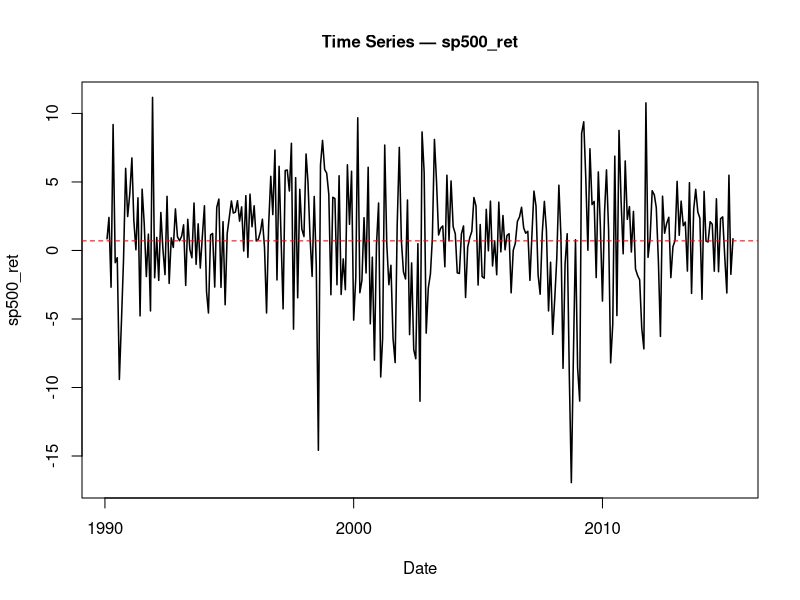
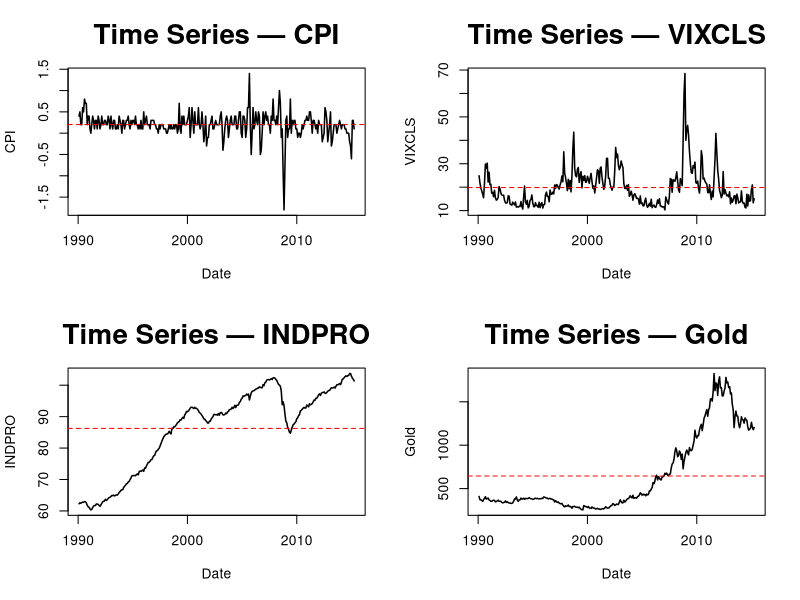
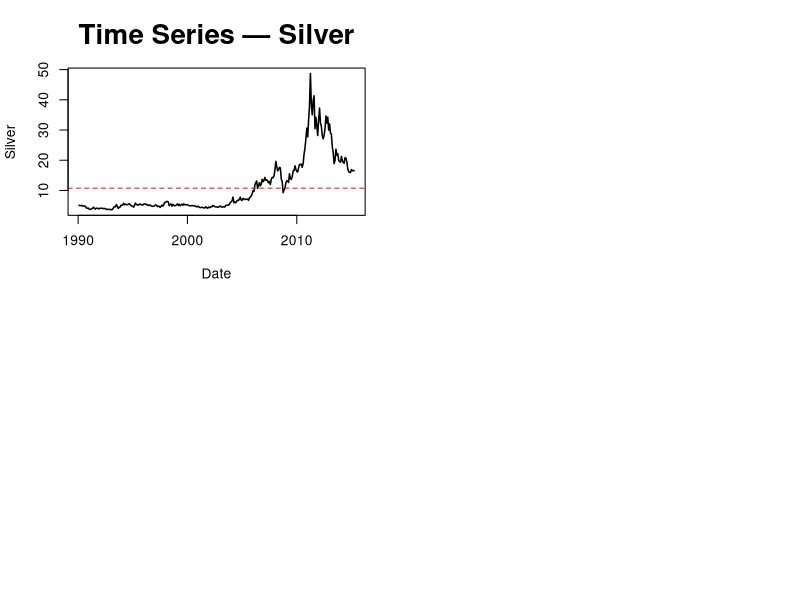
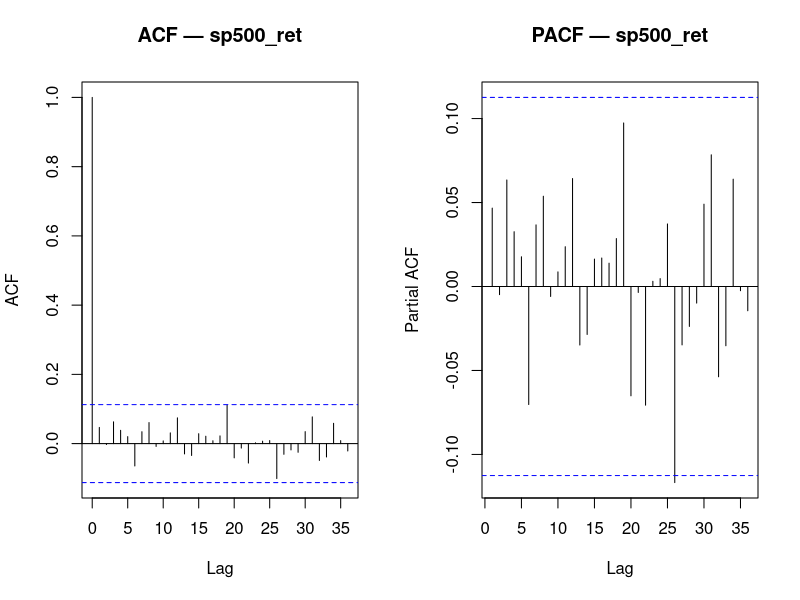
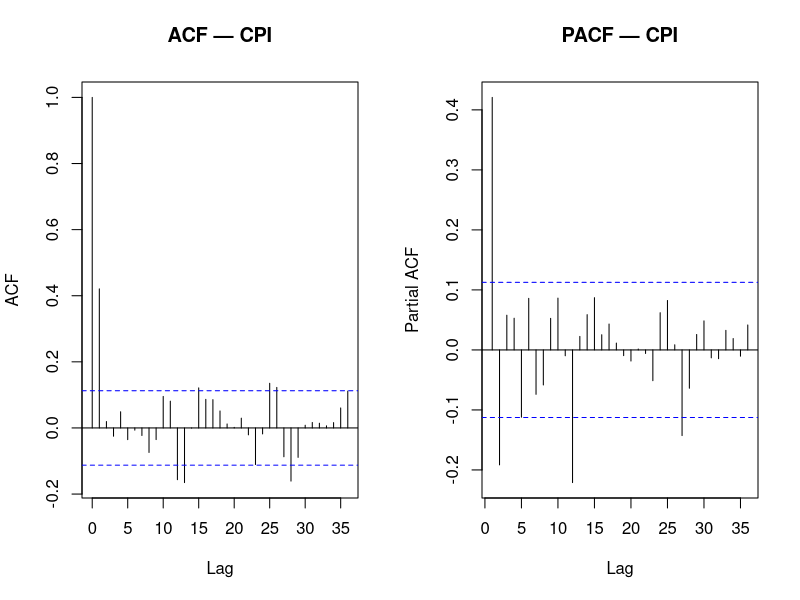
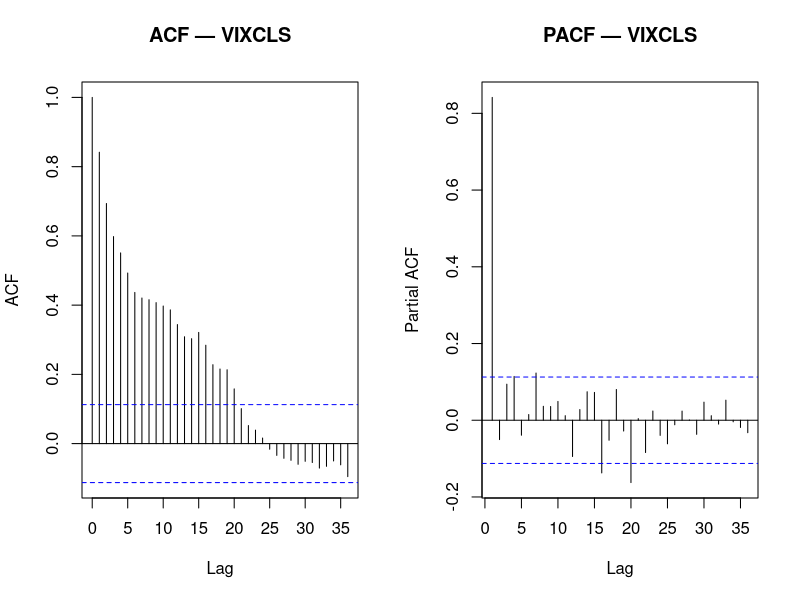
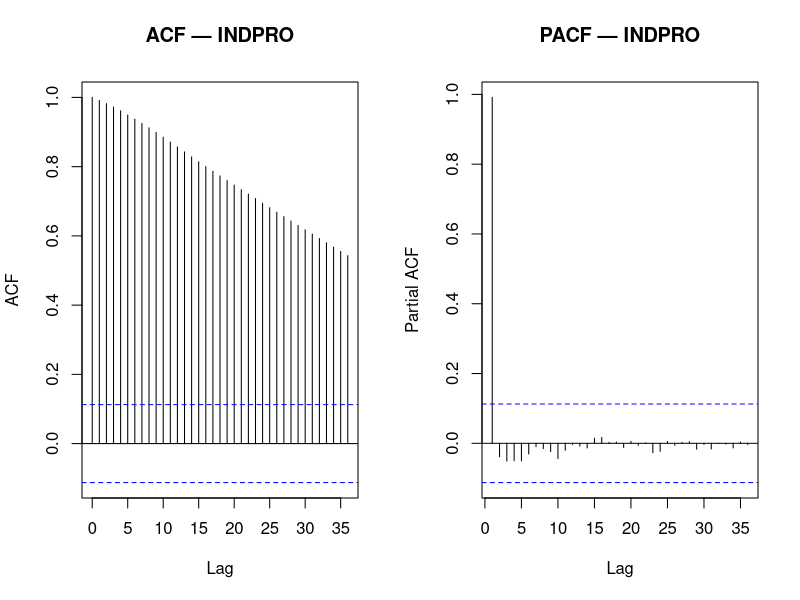
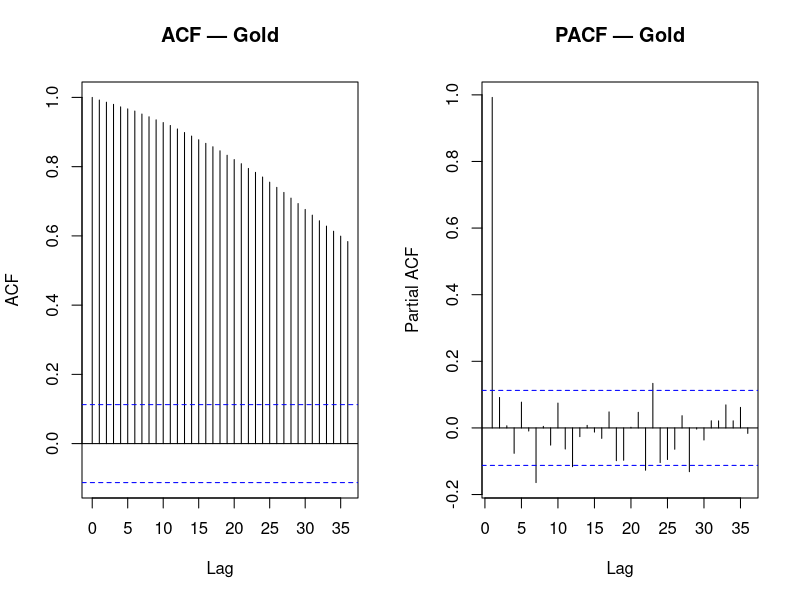

These charts were generated, in order, by the following R code:
train_end   <- c(2015, 4)
holdout_start <- c(2015, 5)


data <- read.csv("data/processed/cleanedData.csv")

# FIX: Parse "YYYY-MM" dates by appending "-01" so as.Date() can read them
data$observation_date <- as.Date(paste0(data$observation_date, "-01"))

data_ts <- ts(data$sp500_ret, start = c(1990,2), frequency = 12)

train   <- window(data_ts, start = c(1990,2), end = train_end)
ntrain <- length(train)
holdout <- window(data_ts, start = holdout_start)

# Subset data to training period only
train_data <- data[1:length(train),]

vars <- c("CPI", "VIXCLS", "INDPRO", "Gold", "Silver")

# ── Time series plot analysis ────────────────────────────────────────────────
par(mfrow = c(1, 1))
dates <- train_data$observation_date[!is.na(train_data[["sp500_ret"]])]
plot(dates, na.omit(train_data[["sp500_ret"]]),
     type = "l", lwd = 1.5,
     xlab = "Date", ylab = "sp500_ret",
     main = "Time Series — sp500_ret", cex.main = 1)

abline(h = mean(na.omit(train_data[["sp500_ret"]])), col = "red", lty = 2, lwd = 1)



par(mfrow = c(2, 2))

for (v in vars) {
  # FIX: Use train_data instead of train (since train is a ts object)
  x     <- na.omit(train_data[[v]]) 
  dates <- train_data$observation_date[!is.na(train_data[[v]])]
  
  plot(dates, x,
       type = "l", lwd = 1.5,
       xlab = "Date", ylab = v,
       main = paste("Time Series —", v), cex.main = 2)
  
  abline(h = mean(x), col = "red", lty = 2, lwd = 1)
}

par(mfrow = c(1, 1))


# ── ACF/PACF analysis ────────────────────────────────────────────────
vars <- c("sp500_ret", vars)
plot_acf_pacf <- function(var_name, df, lag.max = 36) {
  x <- na.omit(df[[var_name]])
  par(mfrow = c(1, 2))
  
  acf(x,  lag.max = lag.max,
      main = paste("ACF —", var_name), cex.main = 3)
  
  pacf(x, lag.max = lag.max,
       main = paste("PACF —", var_name), cex.main = 3)
}

for (v in vars) {
  plot_acf_pacf(v, train_data)
}


# ── Variogram function ────────────────────────────────────────────────
variogram <- function(y, lagmax = 10, iprint = FALSE) {
  G  <- rep(1, lagmax)
  n  <- length(y)
  if (lagmax > n) lagmax <- n - 2
  y1 <- y[-1]; y2 <- y[-n]
  d1 <- y1 - y2; denom <- var(d1)
  for (k in 2:lagmax) {
    y1 <- y[(k+1):n]; y2 <- y[1:(n-k)]
    dk <- y1 - y2
    G[k] <- var(dk) / denom
  }
  ac <- c(acf(y, plot = FALSE, lag.max = lagmax)$acf)
  H  <- (1 - ac[-1]) / (1 - ac[2])
  if (iprint) print(cbind(G, H))
  list(G = G, H = H)
}



# ── Variogram analysis ────────────────────────────────────────────────
par(mfrow = c(2, 2))

for (v in vars) {
  x    <- na.omit(train_data[[v]])
  vg   <- variogram(x, lagmax = 12)
  lags <- 1:12
  
  matplot(lags, cbind(vg$G, vg$H),
          type = "b", pch = c(16, 17), 
          col = c("steelblue", "darkorange"), lwd = 2.5,
          xlab = "Lag (months)", ylab = "variogram",
          main = paste("Variogram —", v), cex.main = 2.5)
  
  abline(h = 1, col = "black", lty = 2, lwd = 1.5)
  
  legend("bottomright",
         legend = c("G", "H"),
         col = c("steelblue", "darkorange"),
         pch = c(16, 17), lwd = 2, bty = "n", 
         cex = 3)
}

par(mfrow = c(1, 1))


# ── CCF analysis ────────────────────────────────────────────────
indpro_diff = diff(data$INDPRO)
copper_ldiff = diff(log(data$Copper))
silver_ldiff = diff(log(data$Silver))
gold_ldiff = diff(log(data$Gold))

ccf(indpro_diff[1:ntrain], c(train), main = "CCF of diff(INDPRO) & SP500 returns",  ylab = "CCF", lag.max = 10)
ccf(data$CPI[1:ntrain], c(train), main = "CCF of CPI % change & SP500 returns",  ylab = "CCF", lag.max = 10)
ccf(copper_ldiff[1:ntrain], c(train), main = "CCF of log.diff(Copper) & SP500 returns",  ylab = "CCF", lag.max = 10)
ccf(silver_ldiff[1:ntrain], c(train), main = "CCF of log.diff(Silver) & SP500 returns",  ylab = "CCF", lag.max = 10)
ccf(gold_ldiff[1:ntrain], c(train), main = "CCF of log.diff(Gold) & SP500 returns",  ylab = "CCF", lag.max = 10)
